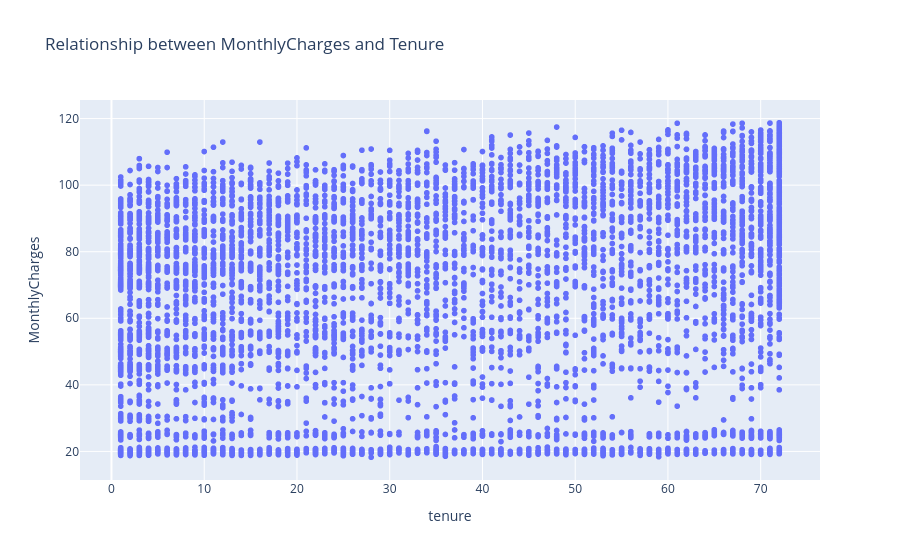

Notebook source saved alongside this figure:
### Code cell
fig = px.scatter(data, x= 'tenure', y = 'MonthlyCharges',title= 'Relationship between MonthlyCharges and Tenure')
fig.write_image('Relationship between MonthlyCharges and Tenure.png')
fig.show()

### Figure 1 — Plotly figure (JSON) as saved in the notebook; plotly's stock layout.template omitted (floating-point values rounded to 4 significant figures; data arrays with more than 128 entries replaced by an {"elided": "..."} marker saying what was removed)
{"data": [{"hovertemplate": "tenure=%{x}<br>MonthlyCharges=%{y}<extra></extra>", "legendgroup": "", "marker": {"color": "#636efa", "symbol": "circle"}, "mode": "markers", "name": "", "showlegend": false, "type": "scattergl", "x": {"elided": "7032 int values"}, "xaxis": "x", "y": {"elided": "7032 float values"}, "yaxis": "y"}], "layout": {"legend": {"tracegroupgap": 0}, "title": {"text": "Relationship between MonthlyCharges and Tenure"}, "xaxis": {"anchor": "y", "domain": [0, 1], "title": {"text": "tenure"}}, "yaxis": {"anchor": "x", "domain": [0, 1], "title": {"text": "MonthlyCharges"}}}}
